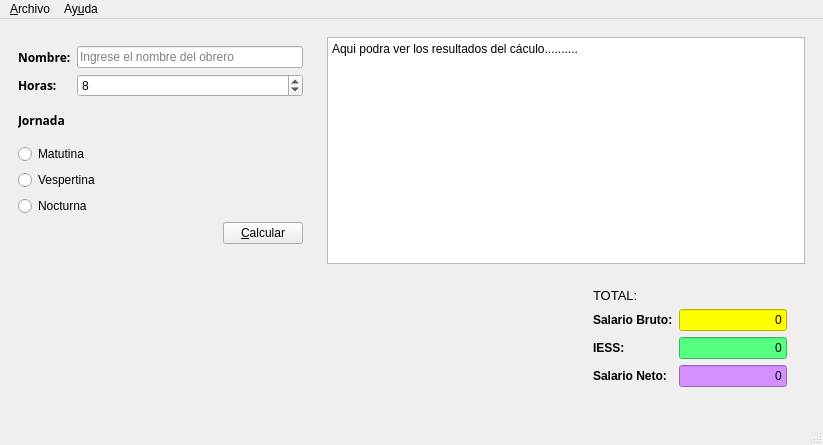
<?xml version="1.0" encoding="UTF-8"?>
<ui version="4.0">
 <class>Salarios</class>
 <widget class="QMainWindow" name="Salarios">
  <property name="geometry">
   <rect>
    <x>0</x>
    <y>0</y>
    <width>823</width>
    <height>445</height>
   </rect>
  </property>
  <property name="windowTitle">
   <string>Salarios</string>
  </property>
  <property name="windowIcon">
   <iconset>
    <normaloff>:/Recursos/gestion-de-proyectos.png</normaloff>:/Recursos/gestion-de-proyectos.png</iconset>
  </property>
  <widget class="QWidget" name="centralwidget">
   <layout class="QHBoxLayout" name="horizontalLayout_2">
    <item>
     <widget class="QWidget" name="widget" native="true">
      <property name="sizePolicy">
       <sizepolicy hsizetype="Fixed" vsizetype="Preferred">
        <horstretch>0</horstretch>
        <verstretch>0</verstretch>
       </sizepolicy>
      </property>
      <property name="minimumSize">
       <size>
        <width>300</width>
        <height>0</height>
       </size>
      </property>
      <layout class="QVBoxLayout" name="verticalLayout_2">
       <item>
        <widget class="QWidget" name="widget_3" native="true">
         <layout class="QFormLayout" name="formLayout">
          <property name="leftMargin">
           <number>0</number>
          </property>
          <property name="rightMargin">
           <number>0</number>
          </property>
          <item row="5" column="0">
           <widget class="QLabel" name="label_2">
            <property name="font">
             <font>
              <family>OpenSymbol</family>
              <weight>75</weight>
              <bold>true</bold>
             </font>
            </property>
            <property name="statusTip">
             <string>Cantidad de horas trabajadas</string>
            </property>
            <property name="styleSheet">
             <string notr="true">color: rgb(0, 0, 0);</string>
            </property>
            <property name="text">
             <string>Horas:</string>
            </property>
           </widget>
          </item>
          <item row="3" column="0">
           <widget class="QLabel" name="label">
            <property name="font">
             <font>
              <family>OpenSymbol</family>
              <weight>75</weight>
              <bold>true</bold>
             </font>
            </property>
            <property name="statusTip">
             <string>Nombre del obrero</string>
            </property>
            <property name="styleSheet">
             <string notr="true">color: rgb(0, 0, 0);</string>
            </property>
            <property name="text">
             <string>Nombre:</string>
            </property>
           </widget>
          </item>
          <item row="3" column="1">
           <widget class="QLineEdit" name="inNombre">
            <property name="statusTip">
             <string>Nombre del obrero</string>
            </property>
            <property name="maxLength">
             <number>120</number>
            </property>
            <property name="placeholderText">
             <string>Ingrese el nombre del obrero</string>
            </property>
           </widget>
          </item>
          <item row="5" column="1">
           <widget class="QSpinBox" name="inHoras">
            <property name="statusTip">
             <string>Cantidad de horas trabajadas</string>
            </property>
            <property name="value">
             <number>8</number>
            </property>
           </widget>
          </item>
         </layout>
        </widget>
       </item>
       <item>
        <widget class="QLabel" name="label_3">
         <property name="font">
          <font>
           <family>OpenSymbol</family>
           <weight>75</weight>
           <bold>true</bold>
          </font>
         </property>
         <property name="styleSheet">
          <string notr="true">color: rgb(0, 0, 0);</string>
         </property>
         <property name="text">
          <string>Jornada</string>
         </property>
        </widget>
       </item>
       <item>
        <widget class="QWidget" name="widget_4" native="true">
         <property name="statusTip">
          <string>La jornada en la que el obrero labora</string>
         </property>
         <layout class="QVBoxLayout" name="verticalLayout">
          <property name="leftMargin">
           <number>0</number>
          </property>
          <property name="bottomMargin">
           <number>0</number>
          </property>
          <item>
           <widget class="QRadioButton" name="inMatutina">
            <property name="styleSheet">
             <string notr="true">color: rgb(0, 0, 0);</string>
            </property>
            <property name="text">
             <string>Matutina</string>
            </property>
           </widget>
          </item>
          <item>
           <widget class="QRadioButton" name="inVespertina">
            <property name="styleSheet">
             <string notr="true">color: rgb(0, 0, 0);</string>
            </property>
            <property name="text">
             <string>Vespertina</string>
            </property>
           </widget>
          </item>
          <item>
           <widget class="QRadioButton" name="inNocturna">
            <property name="styleSheet">
             <string notr="true">color: rgb(0, 0, 0);</string>
            </property>
            <property name="text">
             <string>Nocturna</string>
            </property>
           </widget>
          </item>
         </layout>
        </widget>
       </item>
       <item>
        <widget class="QWidget" name="widget_5" native="true">
         <layout class="QHBoxLayout" name="horizontalLayout">
          <property name="topMargin">
           <number>0</number>
          </property>
          <property name="rightMargin">
           <number>0</number>
          </property>
          <item>
           <spacer name="horizontalSpacer">
            <property name="orientation">
             <enum>Qt::Horizontal</enum>
            </property>
            <property name="sizeHint" stdset="0">
             <size>
              <width>196</width>
              <height>20</height>
             </size>
            </property>
           </spacer>
          </item>
          <item>
           <widget class="QPushButton" name="cmdCalcular">
            <property name="statusTip">
             <string>Calcular</string>
            </property>
            <property name="text">
             <string>&amp;Calcular</string>
            </property>
           </widget>
          </item>
         </layout>
        </widget>
       </item>
       <item>
        <spacer name="verticalSpacer">
         <property name="orientation">
          <enum>Qt::Vertical</enum>
         </property>
         <property name="sizeHint" stdset="0">
          <size>
           <width>20</width>
           <height>1</height>
          </size>
         </property>
        </spacer>
       </item>
      </layout>
     </widget>
    </item>
    <item>
     <widget class="QWidget" name="widget_2" native="true">
      <layout class="QVBoxLayout" name="verticalLayout_3">
       <item>
        <widget class="QPlainTextEdit" name="outResultado">
         <property name="statusTip">
          <string>Impresion de resultados</string>
         </property>
         <property name="readOnly">
          <bool>true</bool>
         </property>
         <property name="plainText">
          <string>Aqui podra ver los resultados del cáculo..........</string>
         </property>
         <property name="placeholderText">
          <string>Aqui se mostraran los resultados del calculo</string>
         </property>
        </widget>
       </item>
       <item>
        <widget class="QWidget" name="widget_7" native="true">
         <layout class="QHBoxLayout" name="horizontalLayout_3">
          <item>
           <spacer name="horizontalSpacer_2">
            <property name="orientation">
             <enum>Qt::Horizontal</enum>
            </property>
            <property name="sizeType">
             <enum>QSizePolicy::Expanding</enum>
            </property>
            <property name="sizeHint" stdset="0">
             <size>
              <width>200</width>
              <height>20</height>
             </size>
            </property>
           </spacer>
          </item>
          <item>
           <widget class="QWidget" name="widget_8" native="true">
            <property name="sizePolicy">
             <sizepolicy hsizetype="Fixed" vsizetype="Fixed">
              <horstretch>0</horstretch>
              <verstretch>0</verstretch>
             </sizepolicy>
            </property>
            <property name="statusTip">
             <string>Valores Totales</string>
            </property>
            <layout class="QFormLayout" name="formLayout_2">
             <property name="labelAlignment">
              <set>Qt::AlignLeading|Qt::AlignLeft|Qt::AlignVCenter</set>
             </property>
             <property name="formAlignment">
              <set>Qt::AlignLeading|Qt::AlignLeft|Qt::AlignTop</set>
             </property>
             <item row="0" column="0">
              <widget class="QLabel" name="label_4">
               <property name="font">
                <font>
                 <pointsize>10</pointsize>
                </font>
               </property>
               <property name="text">
                <string>TOTAL:</string>
               </property>
              </widget>
             </item>
             <item row="1" column="0">
              <widget class="QLabel" name="label_5">
               <property name="font">
                <font>
                 <weight>75</weight>
                 <bold>true</bold>
                </font>
               </property>
               <property name="statusTip">
                <string>Salario Bruto</string>
               </property>
               <property name="text">
                <string>Salario Bruto:</string>
               </property>
              </widget>
             </item>
             <item row="1" column="1">
              <widget class="QLineEdit" name="outTotalBruto">
               <property name="maximumSize">
                <size>
                 <width>120</width>
                 <height>30</height>
                </size>
               </property>
               <property name="statusTip">
                <string>Valor Bruto de Salarios</string>
               </property>
               <property name="styleSheet">
                <string notr="true">background-color: rgb(255, 255, 0);</string>
               </property>
               <property name="text">
                <string>0</string>
               </property>
               <property name="alignment">
                <set>Qt::AlignRight|Qt::AlignTrailing|Qt::AlignVCenter</set>
               </property>
               <property name="readOnly">
                <bool>true</bool>
               </property>
              </widget>
             </item>
             <item row="2" column="0">
              <widget class="QLabel" name="label_6">
               <property name="font">
                <font>
                 <weight>75</weight>
                 <bold>true</bold>
                </font>
               </property>
               <property name="statusTip">
                <string>Valor IESS</string>
               </property>
               <property name="text">
                <string>IESS:</string>
               </property>
              </widget>
             </item>
             <item row="2" column="1">
              <widget class="QLineEdit" name="outTotalIESS">
               <property name="maximumSize">
                <size>
                 <width>120</width>
                 <height>30</height>
                </size>
               </property>
               <property name="statusTip">
                <string>Valor de Descuento</string>
               </property>
               <property name="styleSheet">
                <string notr="true">background-color: rgb(85, 255, 127);</string>
               </property>
               <property name="text">
                <string>0</string>
               </property>
               <property name="alignment">
                <set>Qt::AlignRight|Qt::AlignTrailing|Qt::AlignVCenter</set>
               </property>
               <property name="readOnly">
                <bool>true</bool>
               </property>
              </widget>
             </item>
             <item row="3" column="0">
              <widget class="QLabel" name="label_7">
               <property name="font">
                <font>
                 <weight>75</weight>
                 <bold>true</bold>
                </font>
               </property>
               <property name="text">
                <string>Salario Neto:</string>
               </property>
              </widget>
             </item>
             <item row="3" column="1">
              <widget class="QLineEdit" name="outTotalNeto">
               <property name="maximumSize">
                <size>
                 <width>120</width>
                 <height>30</height>
                </size>
               </property>
               <property name="statusTip">
                <string>Valro de Salario Neto</string>
               </property>
               <property name="styleSheet">
                <string notr="true">background-color: rgb(212, 144, 255);</string>
               </property>
               <property name="text">
                <string>0</string>
               </property>
               <property name="alignment">
                <set>Qt::AlignRight|Qt::AlignTrailing|Qt::AlignVCenter</set>
               </property>
               <property name="readOnly">
                <bool>true</bool>
               </property>
              </widget>
             </item>
            </layout>
           </widget>
          </item>
         </layout>
        </widget>
       </item>
      </layout>
     </widget>
    </item>
   </layout>
  </widget>
  <widget class="QMenuBar" name="menubar">
   <property name="geometry">
    <rect>
     <x>0</x>
     <y>0</y>
     <width>823</width>
     <height>21</height>
    </rect>
   </property>
   <widget class="QMenu" name="menuArchivo">
    <property name="title">
     <string>&amp;Archivo</string>
    </property>
    <addaction name="actionNuevo"/>
    <addaction name="actionAbrir"/>
    <addaction name="actionGuardar"/>
    <addaction name="separator"/>
    <addaction name="actioncalcular"/>
    <addaction name="separator"/>
    <addaction name="actionSalir"/>
   </widget>
   <widget class="QMenu" name="menuMenu_Ayuda">
    <property name="title">
     <string>Ay&amp;uda</string>
    </property>
    <addaction name="actionAcerca_de_Salarios"/>
   </widget>
   <addaction name="menuArchivo"/>
   <addaction name="menuMenu_Ayuda"/>
  </widget>
  <widget class="QStatusBar" name="statusbar">
   <property name="statusTip">
    <string/>
   </property>
  </widget>
  <action name="actionNuevo">
   <property name="text">
    <string>&amp;Nuevo</string>
   </property>
   <property name="shortcut">
    <string>Ctrl+N</string>
   </property>
  </action>
  <action name="actionAbrir">
   <property name="text">
    <string>Abrir</string>
   </property>
   <property name="shortcut">
    <string>Ctrl+O</string>
   </property>
  </action>
  <action name="actionGuardar">
   <property name="text">
    <string>Guardar</string>
   </property>
   <property name="shortcut">
    <string>Ctrl+S</string>
   </property>
  </action>
  <action name="actioncalcular">
   <property name="text">
    <string>calcular</string>
   </property>
   <property name="shortcut">
    <string>F1</string>
   </property>
  </action>
  <action name="actionSalir">
   <property name="text">
    <string>&amp;Salir</string>
   </property>
   <property name="shortcut">
    <string>Ctrl+E</string>
   </property>
  </action>
  <action name="actionAcerca_de_Salarios">
   <property name="text">
    <string>Acerca de Salarios</string>
   </property>
  </action>
 </widget>
 <resources/>
 <connections/>
</ui>
